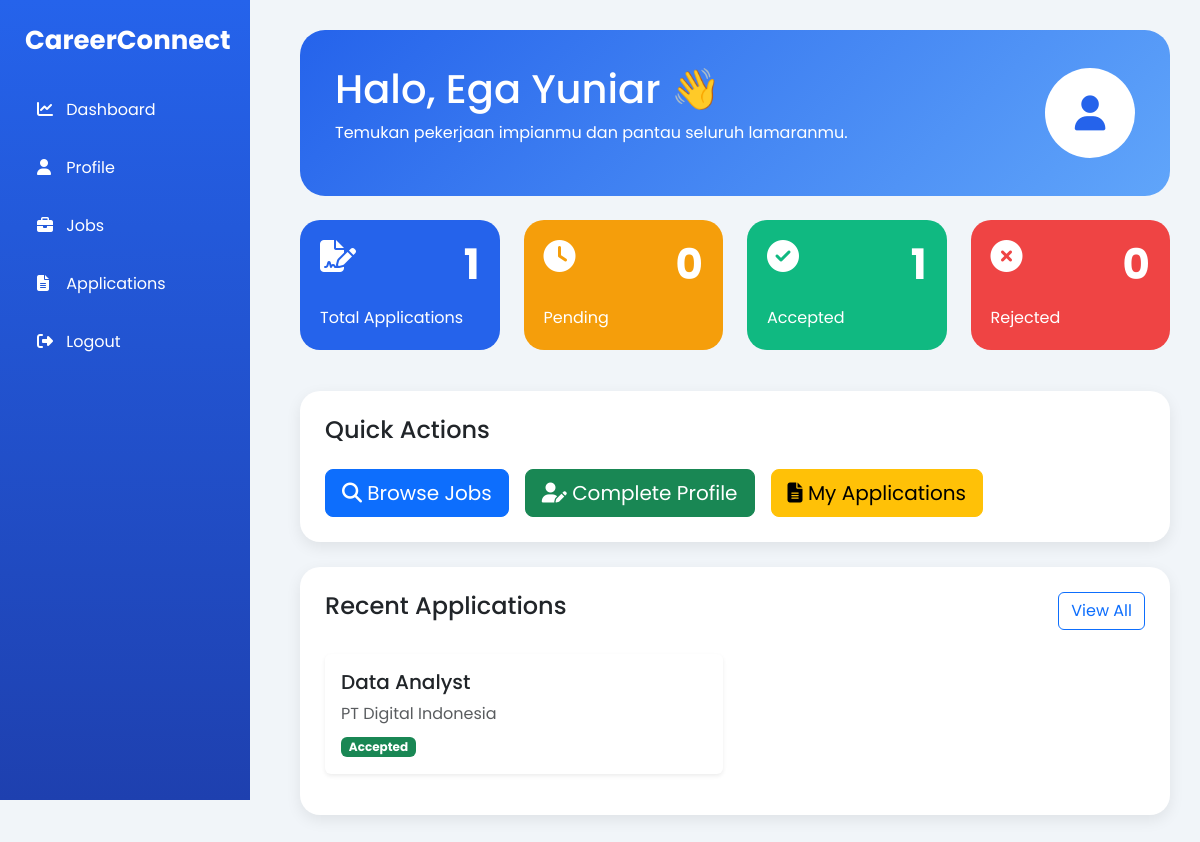
/user/dashboard.php (signed in), run on the app's committed database.
### tables this page shows
CREATE TABLE `applications` (
  `id` int(11) NOT NULL,
  `job_id` int(11) NOT NULL,
  `user_id` int(11) NOT NULL,
  `status` enum('Pending','Reviewed','Accepted','Rejected') DEFAULT 'Pending',
  `applied_at` timestamp NOT NULL DEFAULT current_timestamp()
);

CREATE TABLE `jobs` (
  `id` int(11) NOT NULL,
  `company_id` int(11) NOT NULL,
  `category_id` int(11) DEFAULT NULL,
  `title` varchar(150) NOT NULL,
  `location` varchar(100) DEFAULT NULL,
  `salary` varchar(100) DEFAULT NULL,
  `job_type` enum('Full Time','Part Time','Internship','Remote') DEFAULT NULL,
  `description` text DEFAULT NULL,
  `requirements` text DEFAULT NULL,
  `deadline` date DEFAULT NULL,
  `status` enum('Open','Closed') DEFAULT 'Open',
  `created_at` timestamp NOT NULL DEFAULT current_timestamp()
);

CREATE TABLE `companies` (
  `id` int(11) NOT NULL,
  `company_name` varchar(100) NOT NULL,
  `email` varchar(100) NOT NULL,
  `password` varchar(255) NOT NULL,
  `logo` varchar(255) DEFAULT NULL,
  `website` varchar(255) DEFAULT NULL,
  `industry` varchar(100) DEFAULT NULL,
  `description` text DEFAULT NULL,
  `location` varchar(100) DEFAULT NULL,
  `created_at` timestamp NOT NULL DEFAULT current_timestamp()
);

### user/dashboard.php (the view, shortened to what this page needs)
<?php
include '../config/database.php';
$user_id = $_SESSION['user_id'];
$total = mysqli_fetch_assoc(mysqli_query($conn,
"SELECT COUNT(*) AS total FROM applications WHERE user_id='$user_id'"));
$pending = mysqli_fetch_assoc(mysqli_query($conn,
"SELECT COUNT(*) AS total FROM applications WHERE user_id='$user_id' AND status='Pending'"));
$accepted = mysqli_fetch_assoc(mysqli_query($conn,
"SELECT COUNT(*) AS total FROM applications WHERE user_id='$user_id' AND status='Accepted'"));
$rejected = mysqli_fetch_assoc(mysqli_query($conn,
"SELECT COUNT(*) AS total FROM applications WHERE user_id='$user_id' AND status='Rejected'"));
$recent = mysqli_query($conn,
"SELECT applications.status,jobs.title,companies.company_name
FROM applications
JOIN jobs ON applications.job_id=jobs.id
JOIN companies ON jobs.company_id=companies.id
WHERE applications.user_id='$user_id'
ORDER BY applications.id DESC
LIMIT 5");
?>
<!DOCTYPE html>
<html>
<head>
<link href="https://cdn.jsdelivr.net/npm/bootstrap@5.3.3/dist/css/bootstrap.min.css" rel="stylesheet">
<link rel="stylesheet"
href="https://cdnjs.cloudflare.com/ajax/libs/font-awesome/6.5.2/css/all.min.css">
</head>
<body>
<div class="sidebar">
    <h2>CareerConnect</h2>
    <a href="dashboard.php">
        <i class="fas fa-chart-line"></i> Dashboard
    </a>
    <a href="profile.php">
        <i class="fas fa-user"></i> Profile
    </a>
    <a href="jobs.php">
        <i class="fas fa-briefcase"></i> Jobs
    </a>
    <a href="applications.php">
        <i class="fas fa-file-alt"></i> Applications
    </a>
    <a href="../index.php">
        <i class="fas fa-sign-out-alt"></i> Logout
    </a>
</div>
<div class="main">
<div class="hero">
    <div class="row align-items-center">
        <div class="col-md-8">
            <h1>
                Halo, <?php echo $_SESSION['fullname']; ?> 👋
            </h1>
            <p>
                Temukan pekerjaan impianmu dan pantau seluruh lamaranmu.
            </p>
        </div>
        <div class="col-md-4">
            <div class="avatar">
                <i class="fas fa-user"></i>
            </div>
        </div>
    </div>
</div>
<div class="row mt-4">
<div class="col-md-3 mb-3">
<div class="stat-card blue">
<div class="d-flex justify-content-between">
<i class="fas fa-file-signature fa-2x"></i>
<h2><?php echo $total['total']; ?></h2>
</div>
<p class="mt-3">
Total Applications
</p>
</div>
</div>
<div class="col-md-3 mb-3">
<div class="stat-card orange">
<div class="d-flex justify-content-between">
<i class="fas fa-clock fa-2x"></i>
<h2><?php echo $pending['total']; ?></h2>
</div>
<p class="mt-3">
Pending
</p>
</div>
</div>
<div class="col-md-3 mb-3">
<div class="stat-card green">
<div class="d-flex justify-content-between">
<i class="fas fa-check-circle fa-2x"></i>
<h2><?php echo $accepted['total']; ?></h2>
</div>
<p class="mt-3">
Accepted
</p>
</div>
</div>
<div class="col-md-3 mb-3">
<div class="stat-card red">
<div class="d-flex justify-content-between">
<i class="fas fa-times-circle fa-2x"></i>
<h2><?php echo $rejected['total']; ?></h2>
</div>
<p class="mt-3">
Rejected
</p>
</div>
</div>
</div>
<div class="content-card">
    <h4 class="mb-4">
        Quick Actions
    </h4>
    <div class="d-flex flex-wrap gap-3">
        <a href="jobs.php"
           class="btn btn-primary btn-lg">
           <i class="fas fa-search"></i>
           Browse Jobs
        </a>
        <a href="profile.php"
           class="btn btn-success btn-lg">
           <i class="fas fa-user-edit"></i>
           Complete Profile
        </a>
        <a href="applications.php"
           class="btn btn-warning btn-lg">
           <i class="fas fa-file-alt"></i>
           My Applications
        </a>
    </div>
</div>
<div class="content-card">
    <div class="d-flex justify-content-between align-items-center mb-4">
        <h4>
            Recent Applications
        </h4>
        <a href="applications.php"
           class="btn btn-outline-primary">
           View All
        </a>
    </div>
    <div class="row">
    <?php
    if(mysqli_num_rows($recent) > 0){
        while($row = mysqli_fetch_assoc($recent)){
    ?>
        <div class="col-md-6 mb-3">
            <div class="card border-0 shadow-sm">
                <div class="card-body">
                    <h5>
                        <?php echo $row['title']; ?>
                    </h5>
                    <p class="text-muted mb-2">
                        <?php echo $row['company_name']; ?>
                    </p>
                    <?php
                    if($row['status'] == 'Pending'){
                        echo "<span class='badge bg-warning'>Pending</span>";
                    }
                    elseif($row['status'] == 'Accepted'){
                        echo "<span class='badge bg-success'>Accepted</span>";
                    }
                    elseif($row['status'] == 'Reviewed'){
                        echo "<span class='badge bg-info'>Reviewed</span>";
                    }
                    else{
                        echo "<span class='badge bg-danger'>Rejected</span>";
                    }
                    ?>
                </div>
            </div>
        </div>
    <?php
        }
    } ?>
    </div>
</div>
</div>
</body>
</html>

### user/dashboard.php (style rules this page uses)
* { font-family:'Poppins',sans-serif; }
body { background:#f1f5f9; }
.sidebar { width:250px; height:100vh; position:fixed; background:linear-gradient(180deg,#2563EB,#1E40AF); padding:25px; }
.sidebar h2 { color:white; font-weight:700; font-size:26px; margin-bottom:30px; }
.sidebar a { display:block; color:white; text-decoration:none; padding:12px; border-radius:12px; margin-bottom:10px; transition:.3s; }
.sidebar i { width:25px; }
.main { margin-left:270px; padding:30px; }
.hero { background:linear-gradient(135deg,#2563EB,#60A5FA); border-radius:25px; padding:35px; color:white; }
.avatar { width:90px; height:90px; background:white; color:#2563EB; border-radius:50%; display:flex; justify-content:center; align-items:center; font-size:35px; margin-left:auto; }
.stat-card { border-radius:20px; color:white; padding:20px; height:130px; }
.blue { background:#2563EB; }
.orange { background:#F59E0B; }
.green { background:#10B981; }
.red { background:#EF4444; }
.stat-card h2 { font-size:42px; font-weight:700; margin:0; }
.content-card { background:white; border-radius:20px; padding:25px; box-shadow:0 5px 15px rgba(0,0,0,.08); margin-top:25px; }

### data on the page
applications: job.title "Data Analyst", companies.company_name "PT Digital Indonesia", status "Accepted"

### other printed values
$_SESSION['fullname'] "Ega Yuniar"
$total['total'] "1"
$pending['total'] "0"
$accepted['total'] "1"
$rejected['total'] "0"
